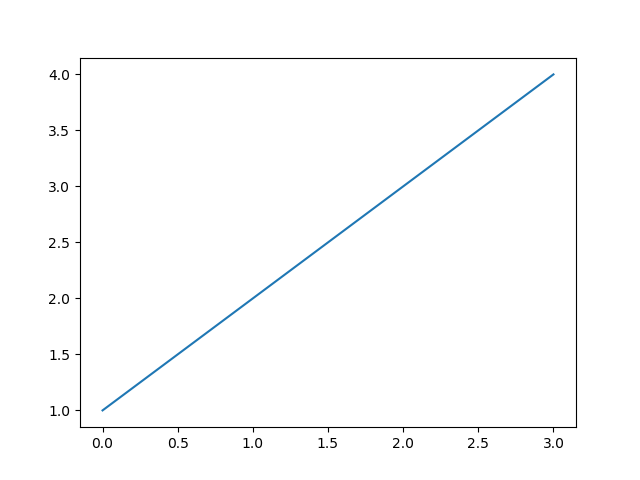

Python code for this plot:
import matplotlib.pyplot as plt

plt.plot([1, 2, 3, 4])

plt.savefig('test.png')

plt.plot([1, 2, 3, 4,5])

plt.savefig('test2.png')